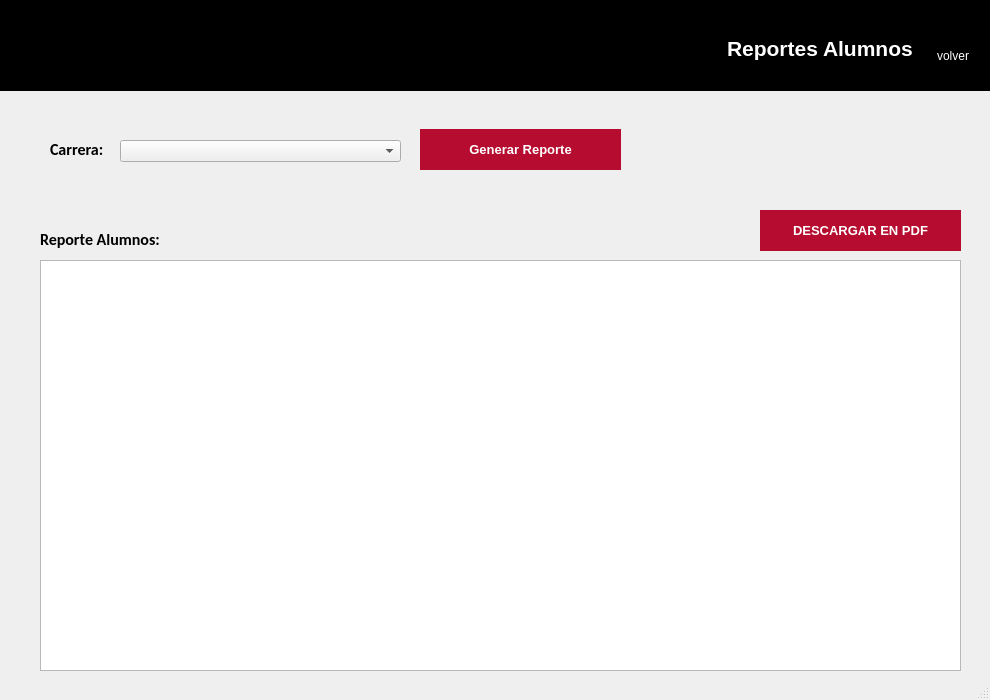
<?xml version="1.0" encoding="UTF-8"?>
<ui version="4.0">
 <class>MainWindow</class>
 <widget class="QMainWindow" name="MainWindow">
  <property name="geometry">
   <rect>
    <x>0</x>
    <y>0</y>
    <width>990</width>
    <height>700</height>
   </rect>
  </property>
  <property name="minimumSize">
   <size>
    <width>990</width>
    <height>700</height>
   </size>
  </property>
  <property name="maximumSize">
   <size>
    <width>990</width>
    <height>700</height>
   </size>
  </property>
  <property name="windowTitle">
   <string>Sistema Académico UTP - Reporte Alumnos</string>
  </property>
  <property name="windowIcon">
   <iconset>
    <normaloff>Img/icono.jpg</normaloff>Img/icono.jpg</iconset>
  </property>
  <widget class="QWidget" name="centralwidget">
   <widget class="QWidget" name="widget" native="true">
    <property name="geometry">
     <rect>
      <x>0</x>
      <y>0</y>
      <width>991</width>
      <height>91</height>
     </rect>
    </property>
    <property name="styleSheet">
     <string notr="true">background-color: rgb(0, 0, 0);</string>
    </property>
    <widget class="QLabel" name="logo_2">
     <property name="geometry">
      <rect>
       <x>20</x>
       <y>30</y>
       <width>111</width>
       <height>41</height>
      </rect>
     </property>
     <property name="text">
      <string/>
     </property>
     <property name="pixmap">
      <pixmap>../../Proyecto/Gestion_Alumnos/UI/img/icono.png</pixmap>
     </property>
     <property name="scaledContents">
      <bool>true</bool>
     </property>
    </widget>
    <widget class="QWidget" name="layoutWidget">
     <property name="geometry">
      <rect>
       <x>727</x>
       <y>20</y>
       <width>251</width>
       <height>57</height>
      </rect>
     </property>
     <layout class="QHBoxLayout" name="horizontalLayout">
      <property name="spacing">
       <number>15</number>
      </property>
      <item>
       <widget class="QLabel" name="label_10">
        <property name="text">
         <string>&lt;html&gt;&lt;head/&gt;&lt;body&gt;&lt;p&gt;&lt;span style=&quot; font-size:16pt; font-weight:600; color:#ffffff;&quot;&gt;Reportes Alumnos&lt;/span&gt;&lt;/p&gt;&lt;/body&gt;&lt;/html&gt;</string>
        </property>
       </widget>
      </item>
      <item>
       <layout class="QVBoxLayout" name="verticalLayout">
        <property name="spacing">
         <number>0</number>
        </property>
        <item>
         <widget class="QPushButton" name="btnVolver">
          <property name="cursor">
           <cursorShape>PointingHandCursor</cursorShape>
          </property>
          <property name="styleSheet">
           <string notr="true">background-color: none;
border:none</string>
          </property>
          <property name="icon">
           <iconset>
            <normaloff>../../Proyecto/Gestion_Alumnos/UI/img/cerrarSesion.png</normaloff>../../Proyecto/Gestion_Alumnos/UI/img/cerrarSesion.png</iconset>
          </property>
          <property name="iconSize">
           <size>
            <width>35</width>
            <height>35</height>
           </size>
          </property>
         </widget>
        </item>
        <item>
         <widget class="QLabel" name="txtSalir">
          <property name="cursor">
           <cursorShape>PointingHandCursor</cursorShape>
          </property>
          <property name="styleSheet">
           <string notr="true">color: rgb(255, 255, 255);</string>
          </property>
          <property name="text">
           <string>volver</string>
          </property>
          <property name="alignment">
           <set>Qt::AlignCenter</set>
          </property>
         </widget>
        </item>
       </layout>
      </item>
     </layout>
    </widget>
   </widget>
   <widget class="QComboBox" name="cmbCarrera">
    <property name="geometry">
     <rect>
      <x>120</x>
      <y>140</y>
      <width>281</width>
      <height>22</height>
     </rect>
    </property>
   </widget>
   <widget class="QTableWidget" name="tblReporte">
    <property name="geometry">
     <rect>
      <x>40</x>
      <y>260</y>
      <width>921</width>
      <height>411</height>
     </rect>
    </property>
   </widget>
   <widget class="QPushButton" name="btnGenerarReporte">
    <property name="geometry">
     <rect>
      <x>420</x>
      <y>129</y>
      <width>201</width>
      <height>41</height>
     </rect>
    </property>
    <property name="font">
     <font>
      <pointsize>10</pointsize>
      <weight>75</weight>
      <bold>true</bold>
     </font>
    </property>
    <property name="styleSheet">
     <string notr="true">QPushButton{
	color: rgb(255, 255, 255);
	border: none;
	background-color: rgb(181, 12, 47);
}

QPushButton:hover{
	background-color: rgb(218, 13, 58);
}</string>
    </property>
    <property name="text">
     <string>Generar Reporte</string>
    </property>
   </widget>
   <widget class="QLabel" name="label">
    <property name="geometry">
     <rect>
      <x>50</x>
      <y>140</y>
      <width>54</width>
      <height>19</height>
     </rect>
    </property>
    <property name="font">
     <font>
      <family>Calibri</family>
      <pointsize>12</pointsize>
      <weight>75</weight>
      <bold>true</bold>
     </font>
    </property>
    <property name="text">
     <string>Carrera:</string>
    </property>
   </widget>
   <widget class="QLabel" name="label_2">
    <property name="geometry">
     <rect>
      <x>40</x>
      <y>230</y>
      <width>123</width>
      <height>19</height>
     </rect>
    </property>
    <property name="font">
     <font>
      <family>Calibri</family>
      <pointsize>12</pointsize>
      <weight>75</weight>
      <bold>true</bold>
     </font>
    </property>
    <property name="text">
     <string>Reporte Alumnos:</string>
    </property>
   </widget>
   <widget class="QPushButton" name="btnPDF">
    <property name="geometry">
     <rect>
      <x>760</x>
      <y>210</y>
      <width>201</width>
      <height>41</height>
     </rect>
    </property>
    <property name="font">
     <font>
      <pointsize>10</pointsize>
      <weight>75</weight>
      <bold>true</bold>
     </font>
    </property>
    <property name="styleSheet">
     <string notr="true">QPushButton{
	color: rgb(255, 255, 255);
	border: none;
	background-color: rgb(181, 12, 47);
}

QPushButton:hover{
	background-color: rgb(218, 13, 58);
}</string>
    </property>
    <property name="text">
     <string>DESCARGAR EN PDF</string>
    </property>
   </widget>
  </widget>
  <widget class="QStatusBar" name="statusbar"/>
 </widget>
 <resources/>
 <connections/>
</ui>
